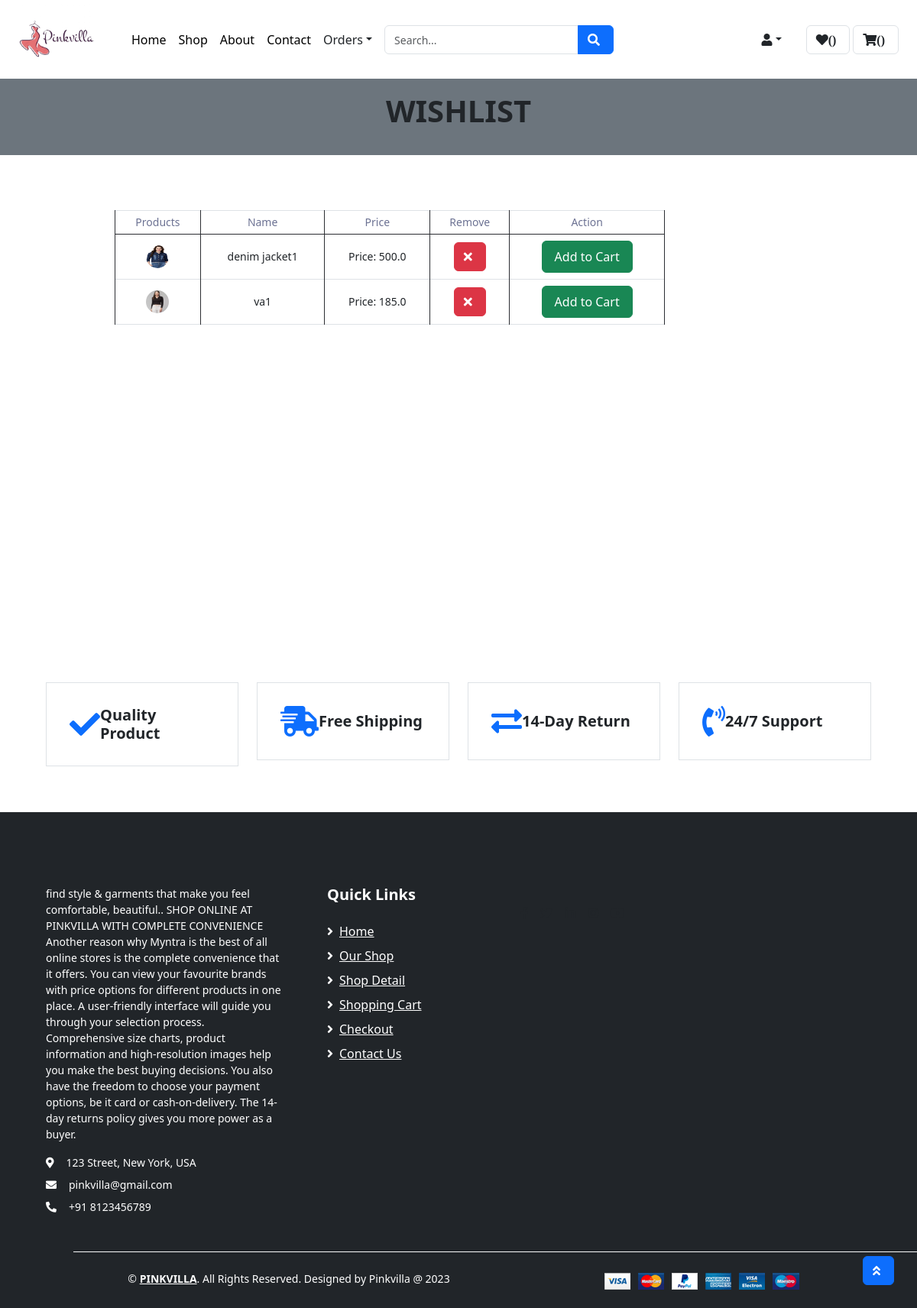
Page /wishlist/ (signed in) on the committed database.
### app1/models.py (models this page shows, shortened)
class Wishlist(models.Model):
    username = models.ForeignKey(custom_user,on_delete=models.CASCADE)
    variant = models.ForeignKey(Variant,on_delete=models.CASCADE)

class Variant(models.Model):
    id = models.AutoField(primary_key=True)
    variant = models.CharField(max_length=100,blank= True,null= True)
    Product = models.ForeignKey(Product,on_delete=models.CASCADE)
    Color = models.ForeignKey(Color,on_delete=models.CASCADE)
    Size = models.ForeignKey(Size,on_delete=models.CASCADE)
    quantity = models.IntegerField(default=1)
    price = models.FloatField(default=0)
    image1 = models.ImageField(blank=True, upload_to='images/')
    image2 = models.ImageField(blank=True, upload_to='images/')
    image3 = models.ImageField(blank=True, upload_to='images/')
    image4 = models.ImageField(blank=True, upload_to='images/')

### app1/views.py (the view)
# urls.py: path('wishlist/',views.wishlist,name ='wishlist'),
def wishlist(request):
    username=custom_user.objects.get(username=request.session["username"])
    wishlistobj = Wishlist.objects.filter(username = username)
    return render (request,"wishlist.html",{'wishlistobj': wishlistobj})

### app1/templates/wishlist.html (shortened to what this page needs)
{% extends 'product_detail.html' %}
{% load static %}
{% block main-content %}
<div class="container-fluid bg-secondary mb-5">
    <div class="d-flex flex-column align-items-center justify-content-center" style="min-height: 100px">
        <h1 class="font-weight-semi-bold text-uppercase mb-3">wishlist</h1>
    </div>
</div>
<div class="container pt-4 sm-8 ">
    <div class="col-lg-8  mb-5 ml-5">
        <table class="table table-bordered text-center mb-0 ml-5 " style="">
            <thead class="bg-secondary text-dark ">
                <tr>
                    <th>Products</th>
                    <th>Name</th>
                    <th>Price</th>
                    <th>Remove</th>
                    <th>Action</th>
                </tr>
            </thead>
            <tbody class="align-middle">
                {% for item in wishlistobj %}
                <tr>
                    <td class="align-middle">
                        <img src="{{ item.variant.image1.url }}" alt="">
                    </td>
                    <td>{{item.variant.variant}}</td>
                    <td class="align-middle">
                        <p class="card-text">Price: {{ item.variant.price }}</p>
                    </td>
                    <td class="align-middle">
                        <a href="{% url 'wishlist_remove' item.id %}" class="btn btn-danger" onclick="return confirm('Do you want to remove this product from the cart?');">
                            <i class="fa fa-times"></i>
                        </a>
                    </td>
                    <td>
                        <form action="{% url 'add-to-cart' %}" method="POST" class="d-inline">
                            <button type="submit" class="btn btn-success px-3 py-2">Add to Cart</button>
                        </form>
                    </td>
                </tr>
                {% endfor %}
            </tbody>
        </table>
    </div>
</div>
    {% endblock main-content %}

### rows in the picture
Wishlist: variant.image1 (picture), variant.variant "denim jacket1", variant.price "500.0"
Wishlist: variant.image1 (picture), variant.variant "va1", variant.price "185.0"
